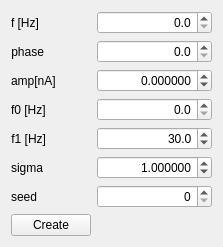
       <widget class="QWidget" name="NoiseTab">
        <attribute name="title">
         <string>Noise</string>
        </attribute>
        <layout class="QGridLayout" name="gridLayout_5">
         <item row="0" column="0">
          <widget class="QFrame" name="frame_5">
           <property name="sizePolicy">
            <sizepolicy hsizetype="MinimumExpanding" vsizetype="Preferred">
             <horstretch>0</horstretch>
             <verstretch>0</verstretch>
            </sizepolicy>
           </property>
           <property name="frameShape">
            <enum>QFrame::NoFrame</enum>
           </property>
           <property name="frameShadow">
            <enum>QFrame::Plain</enum>
           </property>
           <layout class="QFormLayout" name="formLayout_3">
            <property name="fieldGrowthPolicy">
             <enum>QFormLayout::ExpandingFieldsGrow</enum>
            </property>
            <property name="margin">
             <number>0</number>
            </property>
            <item row="1" column="0">
             <widget class="QLabel" name="label_20">
              <property name="text">
               <string>f [Hz]</string>
              </property>
             </widget>
            </item>
            <item row="1" column="1">
             <widget class="QDoubleSpinBox" name="omega_SpinBox_2">
              <property name="sizePolicy">
               <sizepolicy hsizetype="Expanding" vsizetype="Fixed">
                <horstretch>0</horstretch>
                <verstretch>0</verstretch>
               </sizepolicy>
              </property>
              <property name="alignment">
               <set>Qt::AlignRight|Qt::AlignTrailing|Qt::AlignVCenter</set>
              </property>
              <property name="decimals">
               <number>1</number>
              </property>
              <property name="maximum">
               <double>500.000000000000000</double>
              </property>
              <property name="value">
               <double>0.000000000000000</double>
              </property>
             </widget>
            </item>
            <item row="2" column="0">
             <widget class="QLabel" name="label_24">
              <property name="text">
               <string>phase</string>
              </property>
              <property name="alignment">
               <set>Qt::AlignRight|Qt::AlignTrailing|Qt::AlignVCenter</set>
              </property>
             </widget>
            </item>
            <item row="2" column="1">
             <widget class="QDoubleSpinBox" name="phase_SpinBox_2">
              <property name="sizePolicy">
               <sizepolicy hsizetype="Expanding" vsizetype="Fixed">
                <horstretch>0</horstretch>
                <verstretch>0</verstretch>
               </sizepolicy>
              </property>
              <property name="alignment">
               <set>Qt::AlignRight|Qt::AlignTrailing|Qt::AlignVCenter</set>
              </property>
              <property name="decimals">
               <number>1</number>
              </property>
              <property name="maximum">
               <double>7.000000000000000</double>
              </property>
             </widget>
            </item>
            <item row="3" column="0">
             <widget class="QLabel" name="label_19">
              <property name="text">
               <string>amp[nA]</string>
              </property>
             </widget>
            </item>
            <item row="3" column="1">
             <widget class="QDoubleSpinBox" name="amp_SpinBox_2">
              <property name="sizePolicy">
               <sizepolicy hsizetype="Expanding" vsizetype="Fixed">
                <horstretch>0</horstretch>
                <verstretch>0</verstretch>
               </sizepolicy>
              </property>
              <property name="alignment">
               <set>Qt::AlignRight|Qt::AlignTrailing|Qt::AlignVCenter</set>
              </property>
              <property name="decimals">
               <number>6</number>
              </property>
              <property name="minimum">
               <double>-100000.000000000000000</double>
              </property>
              <property name="maximum">
               <double>500000.000000000000000</double>
              </property>
              <property name="value">
               <double>0.000000000000000</double>
              </property>
             </widget>
            </item>
            <item row="7" column="0">
             <widget class="QLabel" name="label_21">
              <property name="text">
               <string>f0 [Hz]</string>
              </property>
             </widget>
            </item>
            <item row="7" column="1">
             <widget class="QDoubleSpinBox" name="f0_SpinBox_2">
              <property name="sizePolicy">
               <sizepolicy hsizetype="Expanding" vsizetype="Fixed">
                <horstretch>0</horstretch>
                <verstretch>0</verstretch>
               </sizepolicy>
              </property>
              <property name="alignment">
               <set>Qt::AlignRight|Qt::AlignTrailing|Qt::AlignVCenter</set>
              </property>
              <property name="decimals">
               <number>1</number>
              </property>
              <property name="minimum">
               <double>0.000000000000000</double>
              </property>
              <property name="maximum">
               <double>10000.000000000000000</double>
              </property>
              <property name="value">
               <double>0.000000000000000</double>
              </property>
             </widget>
            </item>
            <item row="9" column="0">
             <widget class="QLabel" name="label_22">
              <property name="text">
               <string>f1 [Hz]</string>
              </property>
              <property name="alignment">
               <set>Qt::AlignRight|Qt::AlignTrailing|Qt::AlignVCenter</set>
              </property>
             </widget>
            </item>
            <item row="9" column="1">
             <widget class="QDoubleSpinBox" name="f1_SpinBox_2">
              <property name="sizePolicy">
               <sizepolicy hsizetype="Expanding" vsizetype="Fixed">
                <horstretch>0</horstretch>
                <verstretch>0</verstretch>
               </sizepolicy>
              </property>
              <property name="alignment">
               <set>Qt::AlignRight|Qt::AlignTrailing|Qt::AlignVCenter</set>
              </property>
              <property name="decimals">
               <number>1</number>
              </property>
              <property name="minimum">
               <double>0.000000000000000</double>
              </property>
              <property name="maximum">
               <double>100000.000000000000000</double>
              </property>
              <property name="value">
               <double>30.000000000000000</double>
              </property>
             </widget>
            </item>
            <item row="11" column="0">
             <widget class="QLabel" name="label_23">
              <property name="text">
               <string>sigma</string>
              </property>
             </widget>
            </item>
            <item row="11" column="1">
             <widget class="QDoubleSpinBox" name="sigma_SpinBox_2">
              <property name="sizePolicy">
               <sizepolicy hsizetype="Expanding" vsizetype="Fixed">
                <horstretch>0</horstretch>
                <verstretch>0</verstretch>
               </sizepolicy>
              </property>
              <property name="alignment">
               <set>Qt::AlignRight|Qt::AlignTrailing|Qt::AlignVCenter</set>
              </property>
              <property name="decimals">
               <number>6</number>
              </property>
              <property name="maximum">
               <double>1000000.000000000000000</double>
              </property>
              <property name="value">
               <double>1.000000000000000</double>
              </property>
             </widget>
            </item>
            <item row="13" column="0">
             <widget class="QLabel" name="label_26">
              <property name="text">
               <string>seed</string>
              </property>
             </widget>
            </item>
            <item row="13" column="1">
             <widget class="QDoubleSpinBox" name="seed_SpinBox_2">
              <property name="sizePolicy">
               <sizepolicy hsizetype="Expanding" vsizetype="Fixed">
                <horstretch>0</horstretch>
                <verstretch>0</verstretch>
               </sizepolicy>
              </property>
              <property name="alignment">
               <set>Qt::AlignRight|Qt::AlignTrailing|Qt::AlignVCenter</set>
              </property>
              <property name="decimals">
               <number>0</number>
              </property>
              <property name="maximum">
               <double>1000000000.000000000000000</double>
              </property>
             </widget>
            </item>
            <item row="14" column="0">
             <widget class="QPushButton" name="createButton_2">
              <property name="text">
               <string>Create</string>
              </property>
             </widget>
            </item>
           </layout>
          </widget>
         </item>
        </layout>
       </widget>
